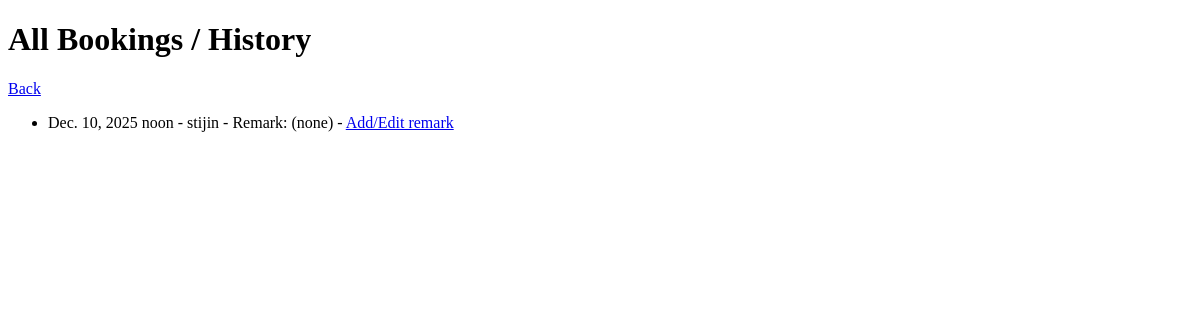
Page /counselor/history/ (signed in) on the earlier database version.
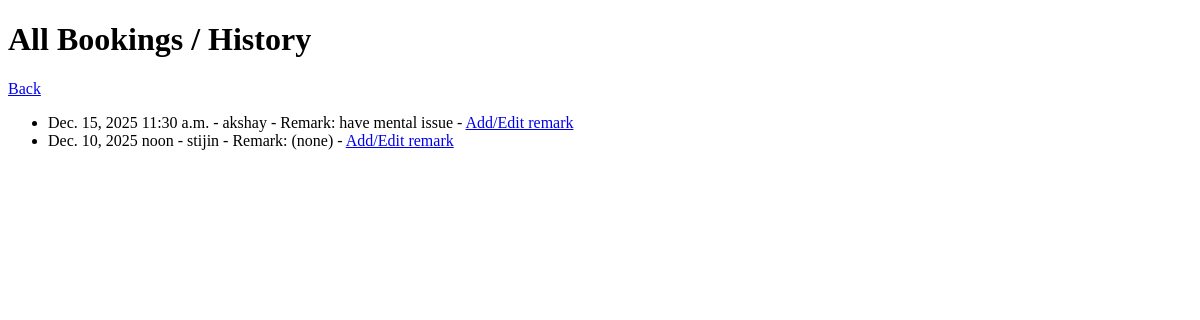
Same page on the later database version.
### booking/models.py (models this page shows, shortened)
class Booking(models.Model):
    slot = models.ForeignKey(Slot, on_delete=models.CASCADE, related_name='bookings')
    session_start = models.TimeField()  # the 15-min session start time
    session_end = models.TimeField()
    student_name = models.CharField(max_length=150)
    student_email = models.EmailField()
    student_department = models.CharField(max_length=150)
    student_year = models.CharField(max_length=50)
    created_at = models.DateTimeField(auto_now_add=True)
    counselor_remark = models.TextField(blank=True, null=True)
    attended = models.BooleanField(default=False)
    class Meta:
        unique_together = ('slot', 'session_start')  # prevents double-booking same session

class Slot(models.Model):
    counselor = models.ForeignKey(User, on_delete=models.CASCADE, related_name='slots')
    date = models.DateField()
    start_time = models.TimeField()
    end_time = models.TimeField()
    created_at = models.DateTimeField(auto_now_add=True)

### booking/views.py (the view)
# urls.py: path('counselor/history/', views.counselor_history, name='counselor_history'),
@login_required
def counselor_history(request):
    bookings = Booking.objects.filter(slot__counselor=request.user).order_by('-slot__date', '-session_start')
    return render(request, 'booking/counselor_history.html', {'bookings': bookings})

### booking/templates/booking/counselor_history.html
<!doctype html>
<html>
<head><title>History</title></head>
<body>
  <h1>All Bookings / History</h1>
  <p><a href="{% url 'booking:counselor_dashboard' %}">Back</a></p>
  {% if bookings %}
    <ul>
      {% for b in bookings %}
        <li>
          {{ b.slot.date }} {{ b.session_start }} - {{ b.student_name }} -
          Remark: {{ b.counselor_remark|default:"(none)" }}
          - <a href="{% url 'booking:add_remark' b.id %}">Add/Edit remark</a>
        </li>
      {% endfor %}
    </ul>
  {% else %}
    <p>No bookings yet.</p>
  {% endif %}
</body>
</html>

Differences in the rows shown:
added Booking: slot "Dec. 15, 2025", session_start "11:30 a.m.", student_name "akshay", counselor_remark "have mental issue"
